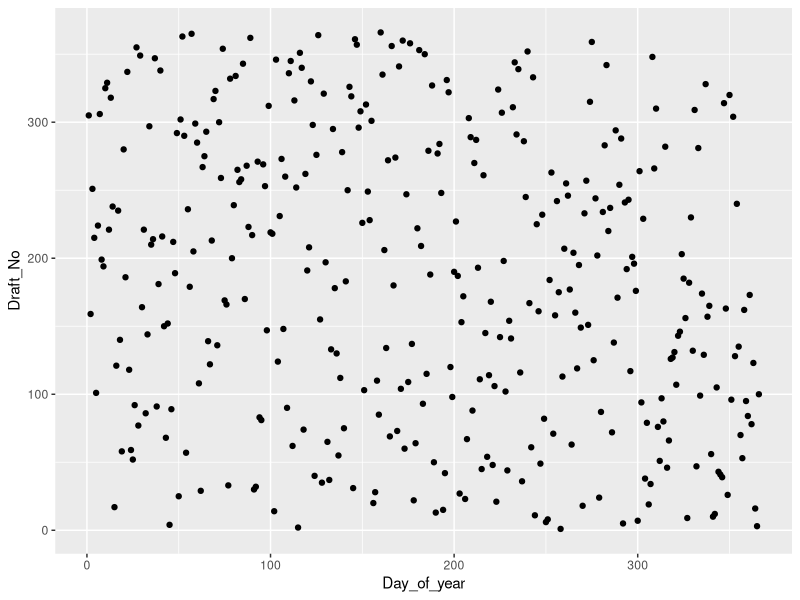
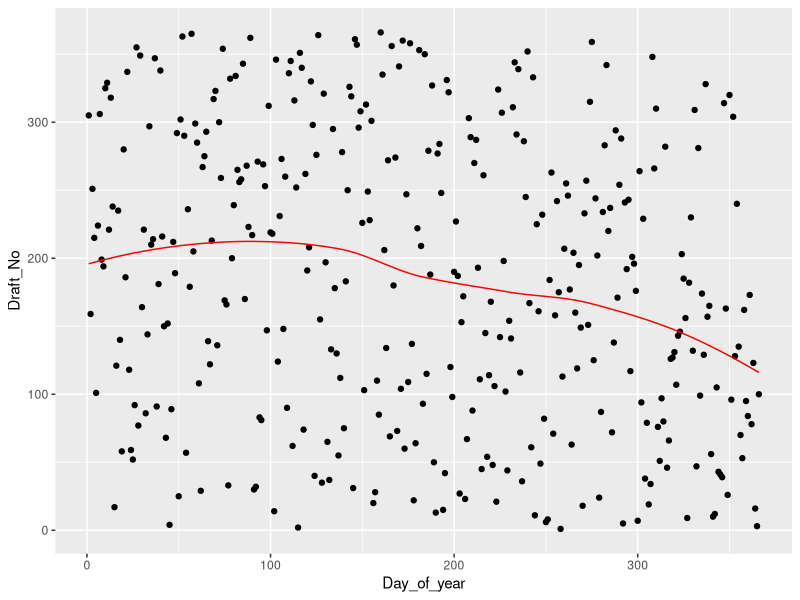
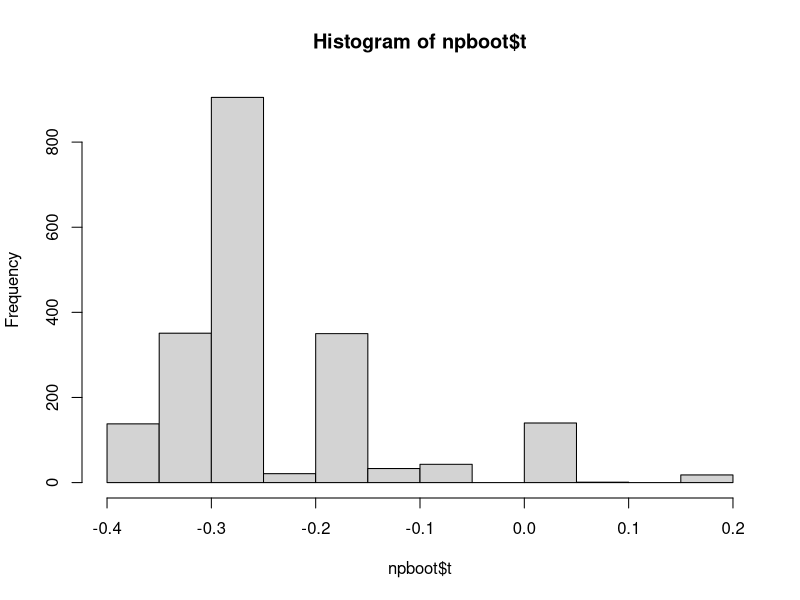
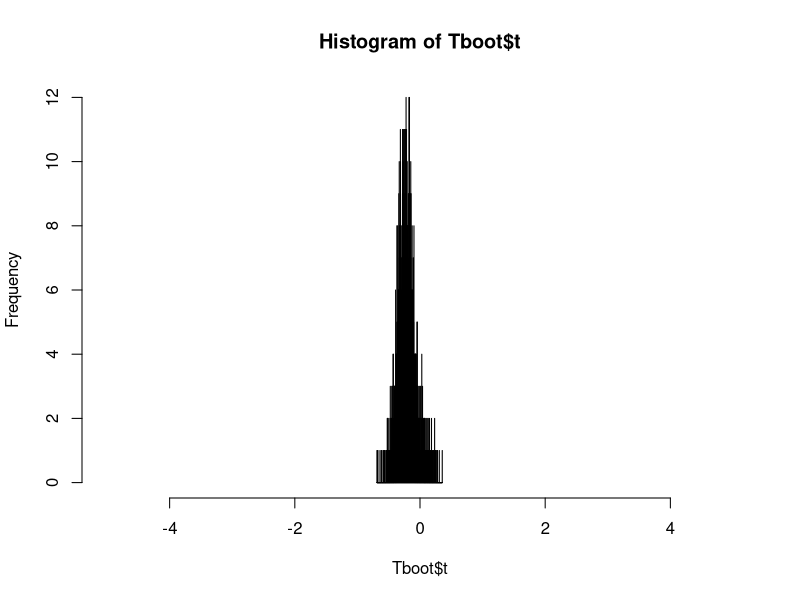
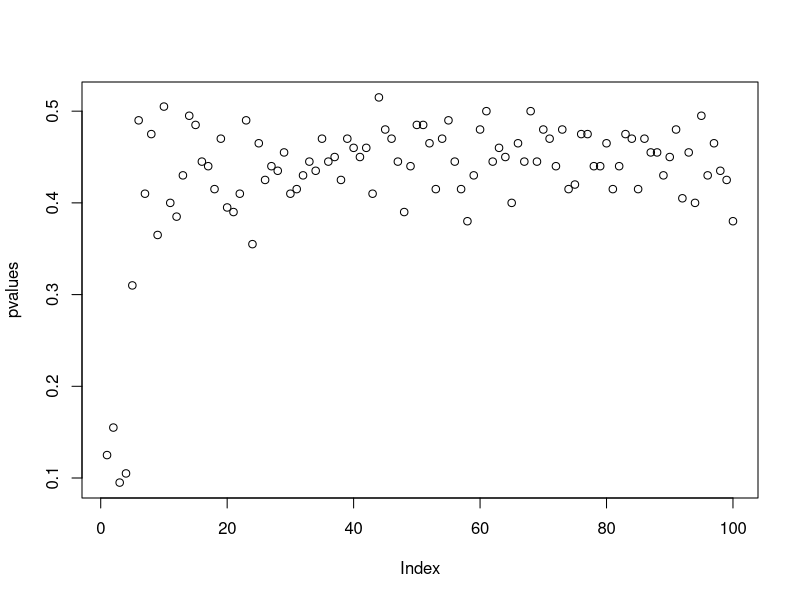

These figures' R source, in order: (Note: this script raises an error after producing the figures.)
## ---- chunk 1
knitr::opts_chunk$set(echo = TRUE)
## ---- chunk 2
library(ggplot2)

lottery <- read.csv2("../data/lottery.csv")

head(lottery)

q11 <- ggplot(lottery, aes(x = Day_of_year, y = Draft_No)) + geom_point()
plot(q11)

data <- data.frame(x=lottery$Day_of_year, y=lottery$Draft_No)
## ---- chunk 3
loessfit <- loess(y ~ x, data=data)
data$pred <- predict(loessfit, data$x)

linegraf<- predict(loess(Draft_No ~ Day_of_year, data = lottery))

loessmod <- loess(Draft_No ~ Day_of_year, data = lottery)
lottery$pred<- predict(loessmod)

q12 <- q11 + geom_path(data = lottery, aes(y = pred), col = "red")
plot(q12)


## ggplot(data=data) +
##     geom_point(aes(x=x, y=y), color="red") +
##     geom_line(aes(x=x, y=pred), color="blue")
## ---- chunk 4
library(boot)

teststat <- function(model) {
    function(data) {
        xa <- data$x[which.min(data$y)]
        xb <- data$x[which.max(data$y)]

        ya <- predict(model, xa)
        yb <- predict(model, xb)

        (yb - ya) / (xb - xa)
    }
}

teststat_boot <- function(data, idx, stat) {
    data <- data[idx,]
    stat(data)
}
## ---- chunk 5
B <- 2000

set.seed(123456)
npboot <- boot(data=data, statistic=teststat_boot, R=B, stat=teststat(loessfit))
## ---- chunk 6
## Two-sided p-value?
sum(npboot$t >= 0) / B
## ---- chunk 7
hist(npboot$t)
## ---- chunk 8
myT <- function(data,ind){

data <- data[ind,]
modelloess <-loess(Draft_No ~ Day_of_year, data)

Xb <- data$Draft_No[which.max(data$Day_of_year)]
Xa <- data$Draft_No[which.min(data$Day_of_year)]

YhatXb <- predict(modelloess,newdata = data.frame(Day_of_year = Xb))
YhatXa <- predict(modelloess,newdata = data.frame(Day_of_year = Xa))

#YhatXa <- data$pred[which.min(data$Day_of_year)]

return( (YhatXb - YhatXa) / (Xb-Xa))
}

library(boot)

Tboot <- boot(lottery[,c(4,5)],myT, R = 2000)
hist(Tboot$t, xlim = c(-5,5), breaks = 1000)
pt(Tboot$t0, df = nrow(lottery))

mean(Tboot$t > 0)
## ---- chunk 9
teststat_permutation<- function(data, B, stat) {
    n <- nrow(data)

    statistics <- rep(0, B)
    for (b in 1:B) {
        newdata <- data.frame(x=data$x, y=sample(data$y, n))
        statistics[b] <- stat(newdata)
    }

    sum(statistics >= 0) / B
}

set.seed(123456)
teststat_permutation(data, B, teststat(loessfit))
## ---- chunk 10
genranddata <- function(x, alpha) {
    data.frame(x=x, y=pmax(0, pmin(alpha * x + rnorm(length(x), mean=183, sd=10), 366)))
}

alphas <- seq(0.1, 10, by=0.1)
pvalues <- rep(0, length(alphas))

set.seed(123456)

for (i in 1:length(alphas)) {
    newdata <- genranddata(data$x, alphas[i])
    pvalues[i] <- teststat_permutation(newdata, 200, teststat(loessfit))
}

plot(pvalues)
## ---- chunk 11
print(sum(pvalues <= 0.05))
## ---- chunk 12
for (aha in seq(0.1,10, by= 0.1)){

    YandNum<- cbind(lottery[,4]*aha + rnorm(1,183,10),366)
    Ymin <-apply(YandNum, MARGIN = 1, FUN = min)
    Yx <- apply(cbind(0,Ymin), MARGIN = 1, FUN = max)
    newLotto <- data.frame(cbind(lottery[,4],Yx))
    colnames(newLotto) <- colnames(lottery[,c(4,5)])

    newres<-perm_test(newLotto, B = 200)

    ## hist(newres,breaks = 200, xlim = c(-5,5))
}
## ---- chunk 13
## perm_test <- function(data){
## #Assuming the data first column is labels and second is data.
##   lables<- data[,1]
##   data[,1]<- sample(lables, size = nrow(data), replace = FALSE)
##   return(aggregate(data, by = list(unique(data[,1])), FUN = mean  ))
## }

perm_test <- function(data,B){

    myPermT <- function(data){

        data[,1]<- sample(data[,1], size = nrow(data), replace = FALSE)
        data$pred <- predict(loess(Draft_No ~ Day_of_year, data))

        Xb <- data$Draft_No[which.max(data$Day_of_year)]
        Xa <- data$Draft_No[which.min(data$Day_of_year)]

        YhatXb <- data$pred[which.max(data$Day_of_year)]
        YhatXa <- data$pred[which.min(data$Day_of_year)]

        return( (YhatXb - YhatXa) / (Xb-Xa))
    }

    res <- c()

    for (i in 1:B){
        res[i] <- myPermT(data)
    }

    return(res)
}


mres<-perm_test(lottery[,c(4,5)], B = 1000)
hist(mres,breaks = 1000, xlim = c(-5,5))

abline(v = myT(data = lottery[,c(4,5)]), col = "red")
## ---- chunk 14
price <- read.csv("../data/prices1.csv", sep=";")
mean(price$Price)
## ---- chunk 15
hist(price$Price)
